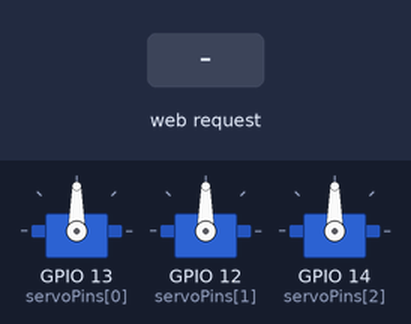
Bench run of a program on a simulated ESP32. Parts: 3 × servo. Inputs (shaded band) come from the test bench. WiFi joins after 1.5 s; servers stay silent unless stated; what the program prints to the serial monitor is not drawn.

Above: at 2.7 s.
2.8 s: HTTP request GET /move?servo=1&place=1 received
At 3.5 s:
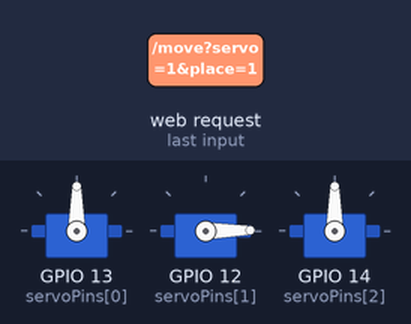
Timing chart, 0 to 5.8 s (numbered marks = the images above; inputs shaded):
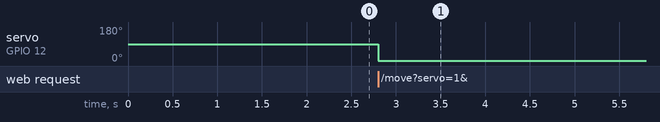

The program:

main.cpp
```cpp
#include <Arduino.h>
#include <WiFi.h>
#include <ESPAsyncWebServer.h>
#include <Servo.h>

// WiFi credentials
const char *ssid = "YOUR_SSID";
const char *password = "YOUR_PASSWORD";

// Servo pins
const int servoPins[3] = {13, 12, 14}; // Change to your preferred pins

Servo servos[3];
AsyncWebServer server(80);

void connectToWiFi()
{
  WiFi.begin(ssid, password);
  Serial.print("Connecting to WiFi");
  while (WiFi.status() != WL_CONNECTED)
  {
    delay(500);
    Serial.print(".");
  }
  Serial.println("\nConnected! IP address: " + WiFi.localIP().toString());
}

void setup()
{
  Serial.begin(115200);

  // Attach servos to pins
  for (int i = 0; i < 3; i++)
  {
    servos[i].attach(servoPins[i]);
  }

  connectToWiFi();

  server.on("/move", HTTP_GET, [](AsyncWebServerRequest *request)
            {
    if (!request->hasParam("servo") || !request->hasParam("place")) {
      request->send(400, "text/plain", "Missing parameters");
      return;
    }

    int servoIndex = request->getParam("servo")->value().toInt();
    int place = request->getParam("place")->value().toInt();

    if (servoIndex < 0 || servoIndex >= 3 || place < 0 || place > 180) {
      request->send(400, "text/plain", "Invalid servo index or position");
      return;
    }

    servos[servoIndex].write(place);
    String response = "Moved servo " + String(servoIndex) + " to position " + String(place);
    request->send(200, "text/plain", response); });

  server.begin();
}

void loop()
{
  // Nothing needed here; all handled asynchronously
}
```

Measured:
- after the input at 2.8 s, servo on GPIO 12 (servoPins[1]): 90° → 1° at once
